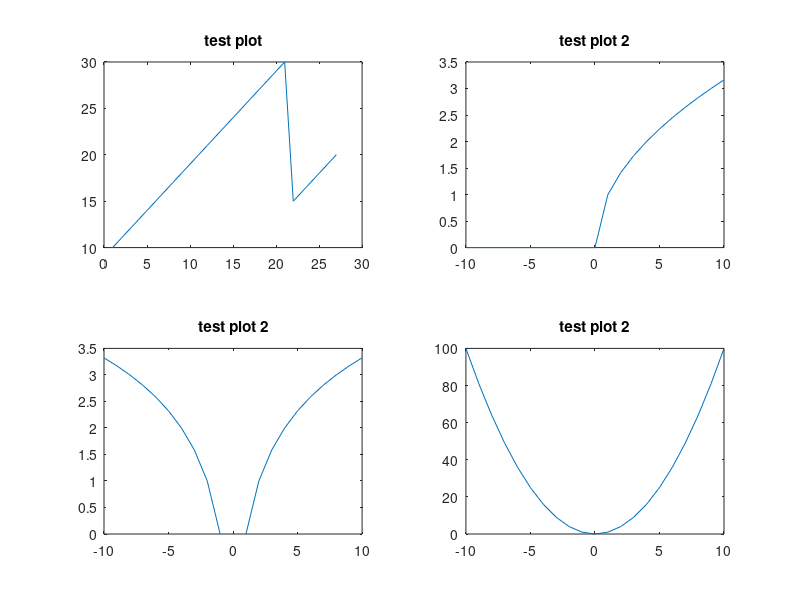

MATLAB code for this plot:
a = [1,2,3,4,5];
b = a * 5;
c = b + a;
c++;
c++;
++c;

x = [10:30, 15:20, 20:1, 50:2];
y = -10:10;

subplot (221);
  plot (x);
  title ('test plot');
subplot (222);
  plot (y, sqrt(y));
  title ('test plot 2');
subplot (223);
  plot (y, log2(y));
  title ('test plot 2');   
subplot (224);
  plot (y, power(y, 2));
  title ('test plot 2');    
